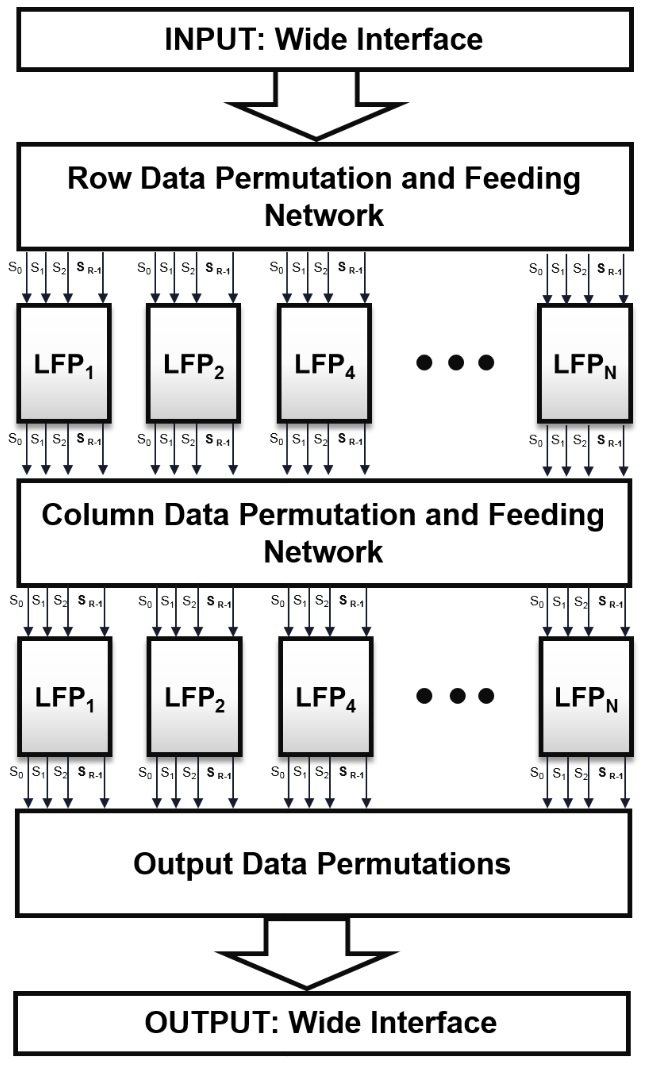
//> input picture DSP/fft/_images/3-2d_fft_blk_dia.jpg, 651 x 1067 px
$ ./xf_remap_tb ../../../DSP/fft/_images/3-2d_fft_blk_dia.jpg ../../../DSP/fft/_images/3-2d_fft_blk_dia.jpg ../../../DSP/fft/_images/3-2d_fft_blk_dia.jpg ../../../DSP/fft/_images/3-2d_fft_blk_dia.jpg   (built with g++ and OpenCV 4)
//> lines starting //> are read from the running program, lines starting //| are printed output that depends on the picture
// [29 lines of licence text are left out]
#include "common/xf_headers.h"
#include "xcl2.hpp"
#include "xf_remap_config.h"

int main(int argc, char** argv) {
    if (argc != 5) {
        std::cout << "Usage: " << argv[0] << " <XCLBIN File> <INPUT IMAGE PATH 1> <INPUT MAP X> <INPUT MAP Y>"
                  << std::endl;
        return EXIT_FAILURE;
    }

    cv::Mat src, ocv_remapped, hls_remapped;
    cv::Mat map_x, map_y, diff;

    // Reading in the image:
#if GRAY
    src = cv::imread(argv[2], 0); // read image Grayscale
#else
    src = cv::imread(argv[2], 1); // read image RGB
//> src is the input picture: 1067 rows x 651 cols, CV_8UC3; mean B, G, R 221.5, 221.4, 221.3
#endif

    if (!src.data) {
        std::cout << "ERROR: Cannot open image " << argv[2] << std::endl;
        return EXIT_FAILURE;
    }

    // Allocate memory for the outputs:
    std::cout << "INFO: Allocate memory for input and output data." << std::endl;
    ocv_remapped.create(src.rows, src.cols, src.type()); // opencv result
    map_x.create(src.rows, src.cols, CV_32FC1);          // Mapx for opencv remap function
    map_y.create(src.rows, src.cols, CV_32FC1);          // Mapy for opencv remap function
    hls_remapped.create(src.rows, src.cols, src.type()); // create memory for output images
    diff.create(src.rows, src.cols, src.type());

    // Initialize the float maps:
    std::cout << "INFO: Initialize maps." << std::endl;
    for (int i = 0; i < src.rows; i++) {
        for (int j = 0; j < src.cols; j++) {
            float valx = float(src.cols - j), valy = float(i);
            map_x.at<float>(i, j) = valx;
            map_y.at<float>(i, j) = valy;
        }
    }
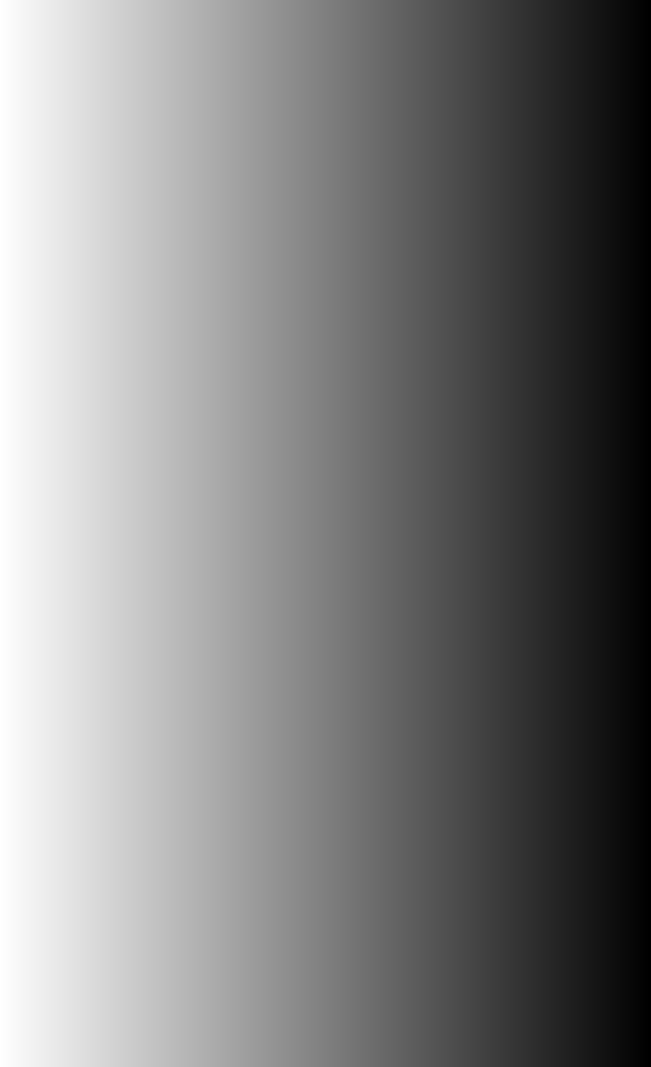
//> map_x: 1067 rows x 651 cols, CV_32FC1; min 1, max 651, mean 326; drawn with min black and max white
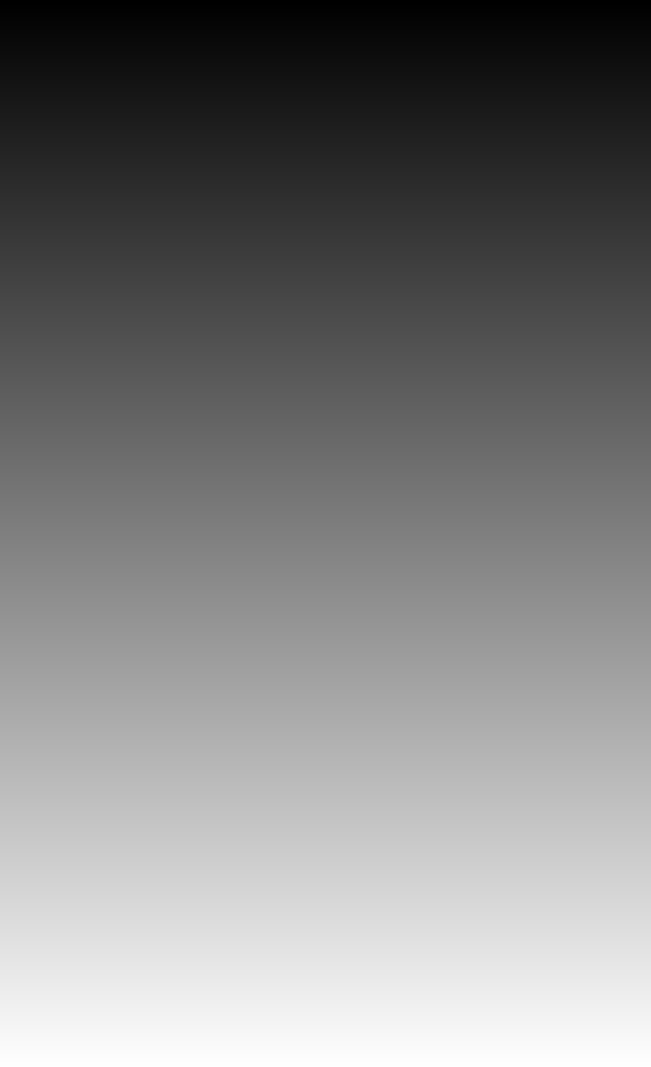
//> map_y: 1067 rows x 651 cols, CV_32FC1; min 0, max 1066, mean 533; drawn with min black and max white

    // Opencv reference:
    std::cout << "INFO: Run reference function in CV." << std::endl;
#if INTERPOLATION == 0
    cv::remap(src, ocv_remapped, map_x, map_y, cv::INTER_NEAREST, cv::BORDER_CONSTANT, cv::Scalar(0, 0, 0));
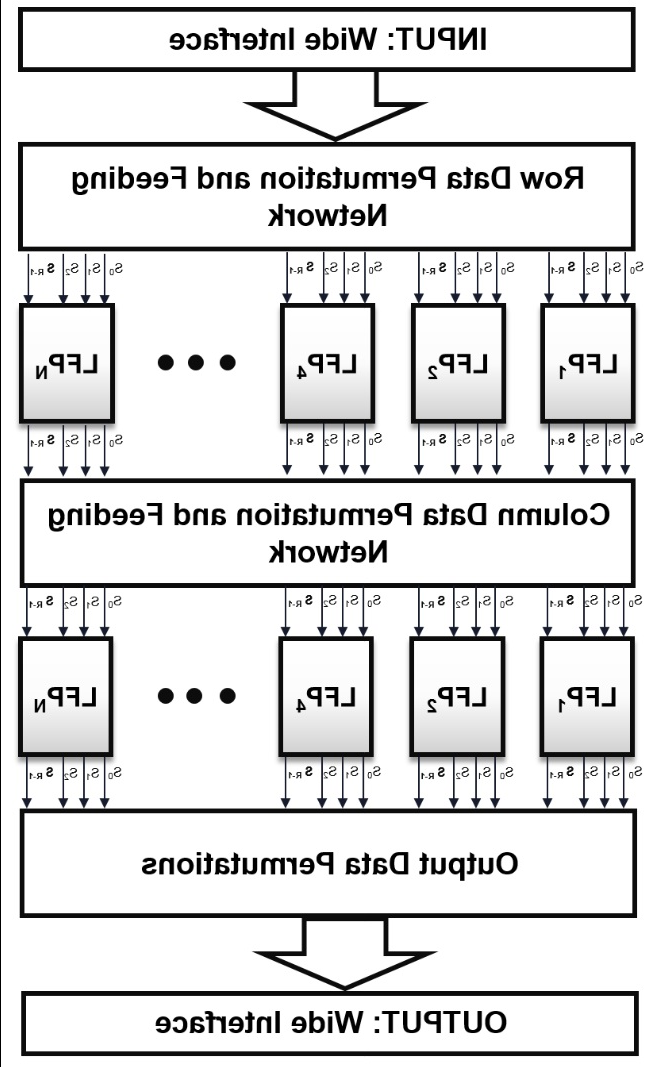
//> ocv_remapped: 1067 rows x 651 cols, CV_8UC3; mean B, G, R 221.1, 221, 220.9
#else
    cv::remap(src, ocv_remapped, map_x, map_y, cv::INTER_LINEAR, cv::BORDER_CONSTANT, cv::Scalar(0, 0, 0));
#endif

    // OpenCL section:
//> (the run ends here: the program needs code that is not available in this run, at `size_t image_in_size_bytes = src.rows * src.cols * sizeof(unsigned cha..`)
